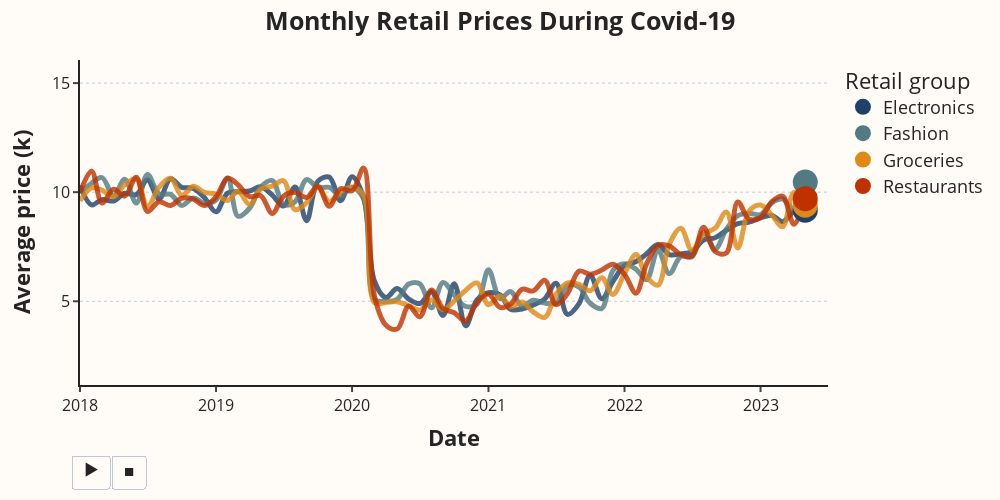

Here is the notebook cell this chart was saved with:
### Markdown cell above
# Autoscaled combined plot

### Code cell
combined_plot = go.Figure(
    data=line_plot.data + scatter_plot.data,
    frames=[
        frame.update(
            layout={
                'xaxis': {'range': [min(frame.data[0].x),
                                    max(frame.data[0].x + pd.DateOffset(months=2))],
                          'tickformat': '%Y',
                          'tickangle': 0,
                          'tickvals': FIRST_DAY_OF_ALL_YEARS},
                'yaxis': {'range': [min(frame.data[0].y)*0.3,
                                    max(frame.data[0].y)*1.5],
                          'nticks': 6},
            }
        )
        for frame in combined_plot.frames
    ],
    layout=line_plot.layout
)
 
combined_plot.update_yaxes(
    gridcolor='#7a98cf',
    griddash='dot',
    gridwidth=.5,
    linewidth=2,
    tickwidth=2
)
 
combined_plot.update_xaxes(
    title_font=dict(size=16),
    linewidth=2,
    tickwidth=2
)
 
combined_plot.update_traces(
    line=dict(width=5),
    marker=dict(size=25))
 
combined_plot.update_layout(
    font=dict(size=18),
    yaxis=dict(tickfont=dict(size=16)),
    xaxis=dict(tickfont=dict(size=16)),
    showlegend=True,
    legend=dict(
        title='Retail group'),
    template='simple_white',
    title="<b>Monthly Retail Prices During Covid-19</b>",
    yaxis_title="<b>Average price (k)</b>",
    xaxis_title="<b>Date",
    yaxis_showgrid=True,
    xaxis_range=[df_indexed['date'].min() + pd.DateOffset(months=3),
                 df_indexed['date'].max() + pd.DateOffset(months=3)],
    yaxis_range=[df_indexed['average_monthly_income'].min()*0.75,
                 df_indexed['average_monthly_income'].max()*1.25],
    plot_bgcolor='#fffcf7',
    paper_bgcolor='#fffcf7',
    title_x=0.5
)

# adjust speed of animation
combined_plot['layout'].pop("sliders")
combined_plot.layout.updatemenus[0].buttons[0]['args'][1]['frame']['duration'] = 150
combined_plot.layout.updatemenus[0].buttons[0]['args'][1]['transition']['duration'] = 120
combined_plot.layout.updatemenus[0].buttons[0]['args'][1]['transition']['redraw'] = False
combined_plot.show()

### Figure 1 — Plotly figure (JSON) as saved in the notebook; plotly's stock layout.template omitted (floating-point values rounded to 4 significant figures)
{"data": [{"hovertemplate": "retail_group=Electronics<br>frame=65<br>date=%{x}<br>average_monthly_income=%{y}<extra></extra>", "legendgroup": "Electronics", "line": {"color": "#1F4068", "dash": "solid", "shape": "spline", "width": 5}, "marker": {"size": 25, "symbol": "circle"}, "mode": "lines", "name": "Electronics", "opacity": 0.8, "orientation": "v", "showlegend": false, "type": "scatter", "x": ["2018-01-01T00:00:00", "2018-02-01T00:00:00", "2018-03-01T00:00:00", "2018-04-01T00:00:00", "2018-05-01T00:00:00", "2018-06-01T00:00:00", "2018-07-01T00:00:00", "2018-08-01T00:00:00", "2018-09-01T00:00:00", "2018-10-01T00:00:00", "2018-11-01T00:00:00", "2018-12-01T00:00:00", "2019-01-01T00:00:00", "2019-02-01T00:00:00", "2019-03-01T00:00:00", "2019-04-01T00:00:00", "2019-05-01T00:00:00", "2019-06-01T00:00:00", "2019-07-01T00:00:00", "2019-08-01T00:00:00", "2019-09-01T00:00:00", "2019-10-01T00:00:00", "2019-11-01T00:00:00", "2019-12-01T00:00:00", "2020-01-01T00:00:00", "2020-02-01T00:00:00", "2020-03-01T00:00:00", "2020-04-01T00:00:00", "2020-05-01T00:00:00", "2020-06-01T00:00:00", "2020-07-01T00:00:00", "2020-08-01T00:00:00", "2020-09-01T00:00:00", "2020-10-01T00:00:00", "2020-11-01T00:00:00", "2020-12-01T00:00:00", "2021-01-01T00:00:00", "2021-02-01T00:00:00", "2021-03-01T00:00:00", "2021-04-01T00:00:00", "2021-05-01T00:00:00", "2021-06-01T00:00:00", "2021-07-01T00:00:00", "2021-08-01T00:00:00", "2021-09-01T00:00:00", "2021-10-01T00:00:00", "2021-11-01T00:00:00", "2021-12-01T00:00:00", "2022-01-01T00:00:00", "2022-02-01T00:00:00", "2022-03-01T00:00:00", "2022-04-01T00:00:00", "2022-05-01T00:00:00", "2022-06-01T00:00:00", "2022-07-01T00:00:00", "2022-08-01T00:00:00", "2022-09-01T00:00:00", "2022-10-01T00:00:00", "2022-11-01T00:00:00", "2022-12-01T00:00:00", "2023-01-01T00:00:00", "2023-02-01T00:00:00", "2023-03-01T00:00:00", "2023-04-01T00:00:00", "2023-05-01T00:00:00"], "xaxis": "x", "y": [10.3, 9.418, 9.658, 9.597, 9.949, 9.884, 10.56, 9.691, 10.61, 10.22, 10.17, 9.748, 9.101, 9.96, 10.02, 10.05, 10.24, 9.864, 9.37, 10.23, 8.694, 10.49, 10.69, 9.604, 10.71, 9.751, 5.93, 5.178, 5.58, 5.102, 4.898, 5.436, 4.349, 5.807, 3.872, 5.062, 5.389, 5.29, 4.634, 4.649, 4.826, 5.11, 5.823, 4.4, 4.891, 6.195, 5.118, 5.908, 6.637, 6.818, 7.172, 7.603, 7.142, 7.171, 7.277, 7.807, 7.91, 8.244, 8.556, 8.625, 8.819, 8.937, 8.649, 9.114, 9.176], "yaxis": "y"}, {"hovertemplate": "retail_group=Fashion<br>frame=65<br>date=%{x}<br>average_monthly_income=%{y}<extra></extra>", "legendgroup": "Fashion", "line": {"color": "#527A82", "dash": "solid", "shape": "spline", "width": 5}, "marker": {"size": 25, "symbol": "circle"}, "mode": "lines", "name": "Fashion", "opacity": 0.8, "orientation": "v", "showlegend": false, "type": "scatter", "x": ["2018-01-01T00:00:00", "2018-02-01T00:00:00", "2018-03-01T00:00:00", "2018-04-01T00:00:00", "2018-05-01T00:00:00", "2018-06-01T00:00:00", "2018-07-01T00:00:00", "2018-08-01T00:00:00", "2018-09-01T00:00:00", "2018-10-01T00:00:00", "2018-11-01T00:00:00", "2018-12-01T00:00:00", "2019-01-01T00:00:00", "2019-02-01T00:00:00", "2019-03-01T00:00:00", "2019-04-01T00:00:00", "2019-05-01T00:00:00", "2019-06-01T00:00:00", "2019-07-01T00:00:00", "2019-08-01T00:00:00", "2019-09-01T00:00:00", "2019-10-01T00:00:00", "2019-11-01T00:00:00", "2019-12-01T00:00:00", "2020-01-01T00:00:00", "2020-02-01T00:00:00", "2020-03-01T00:00:00", "2020-04-01T00:00:00", "2020-05-01T00:00:00", "2020-06-01T00:00:00", "2020-07-01T00:00:00", "2020-08-01T00:00:00", "2020-09-01T00:00:00", "2020-10-01T00:00:00", "2020-11-01T00:00:00", "2020-12-01T00:00:00", "2021-01-01T00:00:00", "2021-02-01T00:00:00", "2021-03-01T00:00:00", "2021-04-01T00:00:00", "2021-05-01T00:00:00", "2021-06-01T00:00:00", "2021-07-01T00:00:00", "2021-08-01T00:00:00", "2021-09-01T00:00:00", "2021-10-01T00:00:00", "2021-11-01T00:00:00", "2021-12-01T00:00:00", "2022-01-01T00:00:00", "2022-02-01T00:00:00", "2022-03-01T00:00:00", "2022-04-01T00:00:00", "2022-05-01T00:00:00", "2022-06-01T00:00:00", "2022-07-01T00:00:00", "2022-08-01T00:00:00", "2022-09-01T00:00:00", "2022-10-01T00:00:00", "2022-11-01T00:00:00", "2022-12-01T00:00:00", "2023-01-01T00:00:00", "2023-02-01T00:00:00", "2023-03-01T00:00:00", "2023-04-01T00:00:00", "2023-05-01T00:00:00"], "xaxis": "x", "y": [9.956, 10.41, 10.67, 9.843, 10.59, 9.504, 10.81, 9.923, 9.898, 9.395, 9.738, 9.489, 9.64, 10.65, 8.896, 9.262, 10.24, 10.53, 9.441, 9.563, 10.58, 10.22, 10.22, 9.839, 10.22, 9.691, 5.08, 4.997, 5.09, 5.787, 5.793, 4.703, 5.863, 5.287, 4.765, 4.858, 6.444, 5.123, 5.445, 4.777, 5.049, 4.916, 4.914, 5.727, 5.648, 4.908, 4.672, 6.41, 6.717, 6.466, 5.982, 7.34, 6.262, 7.052, 7.033, 8.139, 7.388, 8.29, 8.922, 9.029, 8.969, 9.524, 9.679, 9.227, 10.46], "yaxis": "y"}, {"hovertemplate": "retail_group=Groceries<br>frame=65<br>date=%{x}<br>average_monthly_income=%{y}<extra></extra>", "legendgroup": "Groceries", "line": {"color": "#DE8918", "dash": "solid", "shape": "spline", "width": 5}, "marker": {"size": 25, "symbol": "circle"}, "mode": "lines", "name": "Groceries", "opacity": 0.8, "orientation": "v", "showlegend": false, "type": "scatter", "x": ["2018-01-01T00:00:00", "2018-02-01T00:00:00", "2018-03-01T00:00:00", "2018-04-01T00:00:00", "2018-05-01T00:00:00", "2018-06-01T00:00:00", "2018-07-01T00:00:00", "2018-08-01T00:00:00", "2018-09-01T00:00:00", "2018-10-01T00:00:00", "2018-11-01T00:00:00", "2018-12-01T00:00:00", "2019-01-01T00:00:00", "2019-02-01T00:00:00", "2019-03-01T00:00:00", "2019-04-01T00:00:00", "2019-05-01T00:00:00", "2019-06-01T00:00:00", "2019-07-01T00:00:00", "2019-08-01T00:00:00", "2019-09-01T00:00:00", "2019-10-01T00:00:00", "2019-11-01T00:00:00", "2019-12-01T00:00:00", "2020-01-01T00:00:00", "2020-02-01T00:00:00", "2020-03-01T00:00:00", "2020-04-01T00:00:00", "2020-05-01T00:00:00", "2020-06-01T00:00:00", "2020-07-01T00:00:00", "2020-08-01T00:00:00", "2020-09-01T00:00:00", "2020-10-01T00:00:00", "2020-11-01T00:00:00", "2020-12-01T00:00:00", "2021-01-01T00:00:00", "2021-02-01T00:00:00", "2021-03-01T00:00:00", "2021-04-01T00:00:00", "2021-05-01T00:00:00", "2021-06-01T00:00:00", "2021-07-01T00:00:00", "2021-08-01T00:00:00", "2021-09-01T00:00:00", "2021-10-01T00:00:00", "2021-11-01T00:00:00", "2021-12-01T00:00:00", "2022-01-01T00:00:00", "2022-02-01T00:00:00", "2022-03-01T00:00:00", "2022-04-01T00:00:00", "2022-05-01T00:00:00", "2022-06-01T00:00:00", "2022-07-01T00:00:00", "2022-08-01T00:00:00", "2022-09-01T00:00:00", "2022-10-01T00:00:00", "2022-11-01T00:00:00", "2022-12-01T00:00:00", "2023-01-01T00:00:00", "2023-02-01T00:00:00", "2023-03-01T00:00:00", "2023-04-01T00:00:00", "2023-05-01T00:00:00"], "xaxis": "x", "y": [9.603, 10.2, 10.1, 9.783, 10.34, 10.6, 9.341, 10.22, 10.64, 9.851, 10.27, 9.989, 9.915, 9.621, 10.04, 9.436, 10.14, 10.27, 10.52, 9.201, 9.517, 10.23, 9.564, 10.01, 10.23, 9.861, 4.937, 4.941, 4.982, 4.791, 4.59, 5.056, 4.616, 5.008, 5.508, 5.839, 4.838, 5.239, 4.753, 4.967, 4.513, 4.257, 5.313, 5.839, 5.778, 5.479, 6.073, 5.311, 6.272, 7.143, 6.13, 5.741, 7.602, 8.344, 7.335, 8.092, 8.348, 9.095, 7.444, 9.127, 9.408, 8.931, 8.411, 9.988, 9.4], "yaxis": "y"}, {"hovertemplate": "retail_group=Restaurants<br>frame=65<br>date=%{x}<br>average_monthly_income=%{y}<extra></extra>", "legendgroup": "Restaurants", "line": {"color": "#BF3200", "dash": "solid", "shape": "spline", "width": 5}, "marker": {"size": 25, "symbol": "circle"}, "mode": "lines", "name": "Restaurants", "opacity": 0.8, "orientation": "v", "showlegend": false, "type": "scatter", "x": ["2018-01-01T00:00:00", "2018-02-01T00:00:00", "2018-03-01T00:00:00", "2018-04-01T00:00:00", "2018-05-01T00:00:00", "2018-06-01T00:00:00", "2018-07-01T00:00:00", "2018-08-01T00:00:00", "2018-09-01T00:00:00", "2018-10-01T00:00:00", "2018-11-01T00:00:00", "2018-12-01T00:00:00", "2019-01-01T00:00:00", "2019-02-01T00:00:00", "2019-03-01T00:00:00", "2019-04-01T00:00:00", "2019-05-01T00:00:00", "2019-06-01T00:00:00", "2019-07-01T00:00:00", "2019-08-01T00:00:00", "2019-09-01T00:00:00", "2019-10-01T00:00:00", "2019-11-01T00:00:00", "2019-12-01T00:00:00", "2020-01-01T00:00:00", "2020-02-01T00:00:00", "2020-03-01T00:00:00", "2020-04-01T00:00:00", "2020-05-01T00:00:00", "2020-06-01T00:00:00", "2020-07-01T00:00:00", "2020-08-01T00:00:00", "2020-09-01T00:00:00", "2020-10-01T00:00:00", "2020-11-01T00:00:00", "2020-12-01T00:00:00", "2021-01-01T00:00:00", "2021-02-01T00:00:00", "2021-03-01T00:00:00", "2021-04-01T00:00:00", "2021-05-01T00:00:00", "2021-06-01T00:00:00", "2021-07-01T00:00:00", "2021-08-01T00:00:00", "2021-09-01T00:00:00", "2021-10-01T00:00:00", "2021-11-01T00:00:00", "2021-12-01T00:00:00", "2022-01-01T00:00:00", "2022-02-01T00:00:00", "2022-03-01T00:00:00", "2022-04-01T00:00:00", "2022-05-01T00:00:00", "2022-06-01T00:00:00", "2022-07-01T00:00:00", "2022-08-01T00:00:00", "2022-09-01T00:00:00", "2022-10-01T00:00:00", "2022-11-01T00:00:00", "2022-12-01T00:00:00", "2023-01-01T00:00:00", "2023-02-01T00:00:00", "2023-03-01T00:00:00", "2023-04-01T00:00:00", "2023-05-01T00:00:00"], "xaxis": "x", "y": [9.978, 10.96, 9.505, 10.13, 9.817, 10.68, 9.114, 9.56, 9.387, 9.72, 9.681, 9.386, 9.786, 10.64, 10.34, 9.798, 9.838, 9.022, 9.815, 9.99, 9.753, 10.27, 9.353, 10.16, 10.06, 11.1, 5.247, 3.902, 3.728, 4.769, 4.289, 5.517, 4.666, 4.476, 4.095, 4.937, 5.326, 4.717, 4.869, 5.547, 5.471, 5.957, 4.845, 5.354, 6.382, 6.243, 6.43, 6.698, 6.232, 5.372, 6.699, 7.555, 7.537, 7.132, 7.065, 8.397, 7.277, 7.211, 9.554, 8.768, 8.839, 9.575, 9.818, 8.525, 9.703], "yaxis": "y"}, {"hovertemplate": "retail_group=Electronics<br>frame=65<br>date=%{x}<br>average_monthly_income=%{y}<extra></extra>", "legendgroup": "Electronics", "line": {"width": 5}, "marker": {"color": "#1F4068", "size": 25, "symbol": "circle"}, "mode": "markers", "name": "Electronics", "opacity": 1, "orientation": "v", "showlegend": true, "type": "scatter", "x": ["2023-05-01T00:00:00"], "xaxis": "x", "y": [9.176], "yaxis": "y"}, {"hovertemplate": "retail_group=Fashion<br>frame=65<br>date=%{x}<br>average_monthly_income=%{y}<extra></extra>", "legendgroup": "Fashion", "line": {"width": 5}, "marker": {"color": "#527A82", "size": 25, "symbol": "circle"}, "mode": "markers", "name": "Fashion", "opacity": 1, "orientation": "v", "showlegend": true, "type": "scatter", "x": ["2023-05-01T00:00:00"], "xaxis": "x", "y": [10.46], "yaxis": "y"}, {"hovertemplate": "retail_group=Groceries<br>frame=65<br>date=%{x}<br>average_monthly_income=%{y}<extra></extra>", "legendgroup": "Groceries", "line": {"width": 5}, "marker": {"color": "#DE8918", "size": 25, "symbol": "circle"}, "mode": "markers", "name": "Groceries", "opacity": 1, "orientation": "v", "showlegend": true, "type": "scatter", "x": ["2023-05-01T00:00:00"], "xaxis": "x", "y": [9.4], "yaxis": "y"}, {"hovertemplate": "retail_group=Restaurants<br>frame=65<br>date=%{x}<br>average_monthly_income=%{y}<extra></extra>", "legendgroup": "Restaurants", "line": {"width": 5}, "marker": {"color": "#BF3200", "size": 25, "symbol": "circle"}, "mode": "markers", "name": "Restaurants", "opacity": 1, "orientation": "v", "showlegend": true, "type": "scatter", "x": ["2023-05-01T00:00:00"], "xaxis": "x", "y": [9.703], "yaxis": "y"}], "layout": {"font": {"size": 18}, "height": 500, "legend": {"title": {"text": "Retail group"}, "tracegroupgap": 0}, "margin": {"t": 60}, "paper_bgcolor": "#fffcf7", "plot_bgcolor": "#fffcf7", "showlegend": true, "title": {"text": "<b>Monthly Retail Prices During Covid-19</b>", "x": 0.5}, "updatemenus": [{"active": 0, "buttons": [{"args": [null, {"frame": {"duration": 150, "redraw": false}, "fromcurrent": true, "mode": "immediate", "transition": {"duration": 120, "easing": "linear", "redraw": false}}], "label": "&#9654;", "method": "animate"}, {"args": [[null], {"frame": {"duration": 0, "redraw": false}, "fromcurrent": true, "mode": "immediate", "transition": {"duration": 0, "easing": "linear"}}], "label": "&#9724;", "method": "animate"}], "direction": "left", "pad": {"r": 10, "t": 70}, "showactive": false, "type": "buttons", "x": 0.1, "xanchor": "right", "y": 0, "yanchor": "top"}], "width": 1000, "xaxis": {"anchor": "y", "autorange": false, "domain": [0, 1], "linewidth": 2, "range": ["2018-01-01T00:00:00", "2023-07-01T00:00:00"], "tickangle": 0, "tickfont": {"size": 16}, "tickformat": "%Y", "tickvals": ["2018-01-01T00:00:00.000000000", "2019-01-01T00:00:00.000000000", "2020-01-01T00:00:00.000000000", "2021-01-01T00:00:00.000000000", "2022-01-01T00:00:00.000000000", "2023-01-01T00:00:00.000000000"], "tickwidth": 2, "title": {"text": "<b>Date"}, "type": "date"}, "yaxis": {"anchor": "x", "autorange": false, "domain": [0, 1], "gridcolor": "#7a98cf", "griddash": "dot", "gridwidth": 0.5, "linewidth": 2, "nticks": 6, "range": [1.162, 16.06], "showgrid": true, "tickfont": {"size": 16}, "tickwidth": 2, "title": {"text": "<b>Average price (k)</b>"}, "type": "linear"}}}
